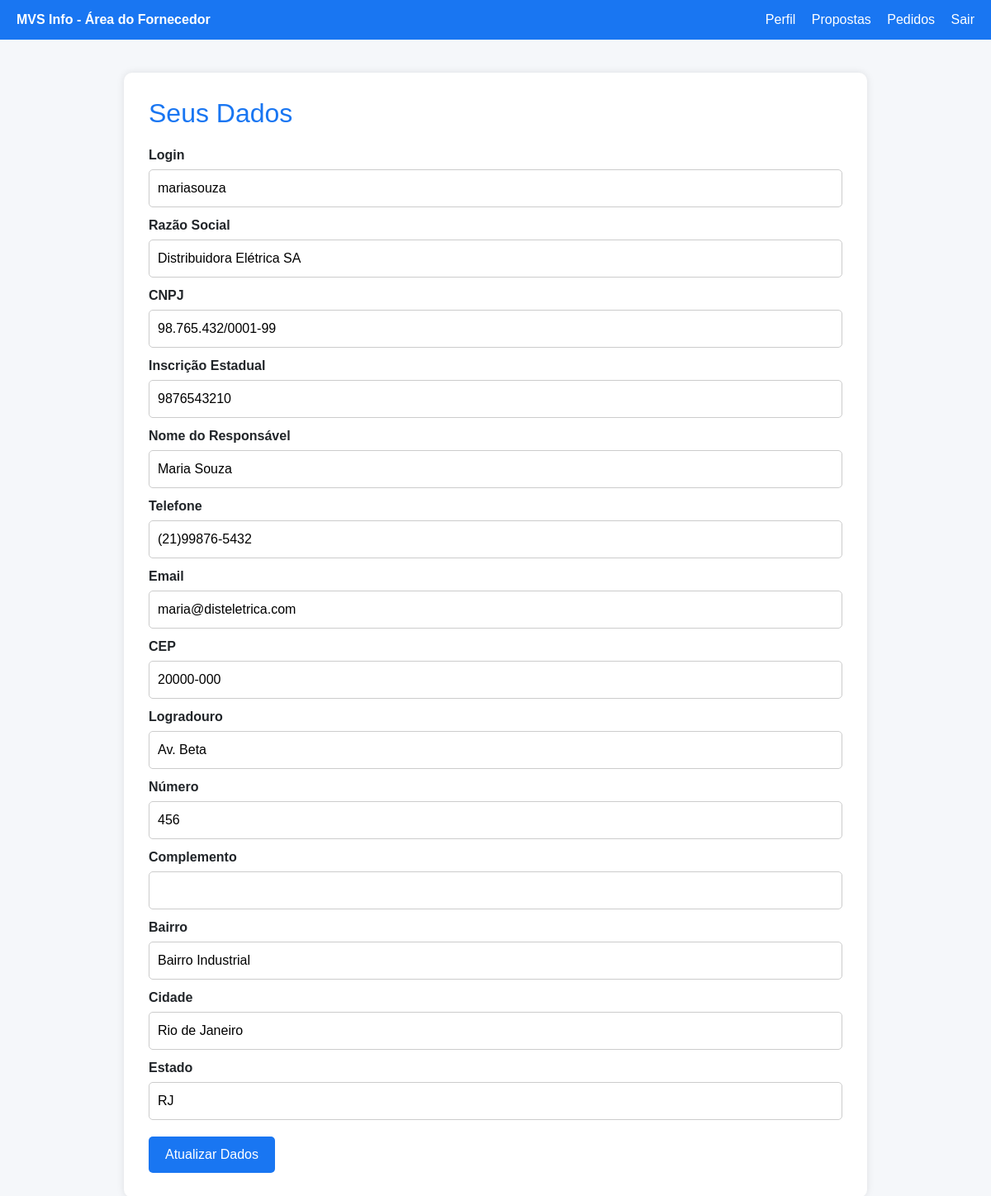
The app's page /Projeto/MVSinfo/Projeto/php/area-fornecedor/area-fornecedor.php (signed in) with its own data.
### tables this page shows
CREATE TABLE usuario (
    id_usuario INT PRIMARY KEY AUTO_INCREMENT,
    cnpj VARCHAR(18),
    razao_social VARCHAR(255),
    inscricao_estadual VARCHAR(20),
    contato VARCHAR(100),
    telefone VARCHAR(20),
    email VARCHAR(100),
    tipo_usuario INT,
    cep VARCHAR(10),
    logradouro VARCHAR(100),
    numero INT,
    complemento VARCHAR(50),
    bairro VARCHAR(50),
    cidade VARCHAR(50),
    estado VARCHAR(2),
    login VARCHAR(50),
    senha VARCHAR(100),
    FOREIGN KEY (tipo_usuario) REFERENCES tipoUsuario(id_tipo_usuario)
);

### Projeto/MVSinfo/Projeto/php/area-fornecedor/area-fornecedor.php (the view, shortened to what this page needs)
<?php
$conexao = new conexao();
$pdo = $conexao->getPDO();
$idUsuario = $_SESSION['id_usuario'];
$stmt = $pdo->prepare("SELECT * FROM usuario WHERE id_usuario = :id");
$stmt->execute([':id' => $idUsuario]);
$usuario = $stmt->fetch(PDO::FETCH_ASSOC);
?>
<!DOCTYPE html>
<html lang="pt-BR">
<head>
  <link rel="stylesheet" href="/Projeto/MVSinfo/Projeto/css/styles.css">
  <link href="https://cdn.jsdelivr.net/npm/bootstrap@5.3.3/dist/css/bootstrap.min.css" rel="stylesheet">
</head>
<body>
<div class="navbar">
    <div><strong>MVS Info - Área do Fornecedor</strong></div>
    <div>
        <a href="area-fornecedor.php">Perfil</a>
        <a href="propostas.php">Propostas</a>
        <a href="status-pedido.php">Pedidos</a>
        <a href="../logout.php">Sair</a>
    </div>
</div>
<div class="container">
    <h2>Seus Dados</h2>
    <form action="atualizar-fornecedor.php" method="POST">
        <label for="login">Login</label>
        <input type="text" id="login" name="login" value="<?= htmlspecialchars($usuario['login']) ?>" readonly>
        <label for="razao_social">Razão Social</label>
        <input type="text" id="razao_social" name="razao_social" value="<?= htmlspecialchars($usuario['razao_social']) ?>">
        <label for="cnpj">CNPJ</label>
        <input type="text" id="cnpj" name="cnpj" value="<?= htmlspecialchars($usuario['cnpj']) ?>">
        <label for="inscricao_estadual">Inscrição Estadual</label>
        <input type="text" id="inscricao_estadual" name="inscricao_estadual" value="<?= htmlspecialchars($usuario['inscricao_estadual']) ?>">
        <label for="contato">Nome do Responsável</label>
        <input type="text" id="contato" name="contato" value="<?= htmlspecialchars($usuario['contato']) ?>">
        <label for="telefone">Telefone</label>
        <input type="text" id="telefone" name="telefone" value="<?= htmlspecialchars($usuario['telefone']) ?>">
        <label for="email">Email</label>
        <input type="email" id="email" name="email" value="<?= htmlspecialchars($usuario['email']) ?>">
        <label for="cep">CEP</label>
        <input type="text" id="cep" name="cep" value="<?= htmlspecialchars($usuario['cep']) ?>">
        <label for="logradouro">Logradouro</label>
        <input type="text" id="logradouro" name="logradouro" value="<?= htmlspecialchars($usuario['logradouro']) ?>">
        <label for="numero">Número</label>
        <input type="text" id="numero" name="numero" value="<?= htmlspecialchars($usuario['numero']) ?>">
        <label for="complemento">Complemento</label>
        <input type="text" id="complemento" name="complemento" value="<?= htmlspecialchars($usuario['complemento']) ?>">
        <label for="bairro">Bairro</label>
        <input type="text" id="bairro" name="bairro" value="<?= htmlspecialchars($usuario['bairro']) ?>">
        <label for="cidade">Cidade</label>
        <input type="text" id="cidade" name="cidade" value="<?= htmlspecialchars($usuario['cidade']) ?>">
        <label for="estado">Estado</label>
        <input type="text" id="estado" name="estado" maxlength="2" value="<?= htmlspecialchars($usuario['estado']) ?>">
        <button type="submit" class="btn btn-primary">Atualizar Dados</button>
    </form>
</div>
</body>
</html>

### Projeto/MVSinfo/Projeto/css/styles.css (style rules this page uses)
body { font-family: 'Segoe UI', Tahoma, Geneva, Verdana, sans-serif; background-color: #f9f9f9; color: #333; margin: 0; padding: 0; }
:root { --primary-color: #007bc1; --secondary-color: #f1f1f1; --dark-color: #111; }
.navbar { background-color: var(--primary-color); }

### Projeto/MVSinfo/Projeto/php/area-fornecedor/area-fornecedor.php (style rules this page uses)
body { background-color: #f5f7fa; font-family: Arial, sans-serif; }
.navbar { background-color: #1976f2; color: white; padding: 12px 20px; display: flex; justify-content: space-between; align-items: center; }
.navbar a { color: white; margin-left: 15px; text-decoration: none; }
.container { max-width: 900px; margin: 40px auto; background: white; padding: 30px; border-radius: 10px; box-shadow: 0 0 10px rgba(0, 0, 0, 0.1); }
h2 { color: #1976f2; margin-bottom: 20px; }
label { font-weight: bold; display: block; margin-top: 10px; }
input { width: 100%; padding: 10px; margin-top: 5px; border: 1px solid #ccc; border-radius: 5px; }
.btn { padding: 10px 20px; border: none; border-radius: 5px; margin-top: 20px; cursor: pointer; }
.btn-primary { background-color: #1976f2; color: white; }

### records on screen
usuario: login "mariasouza", razao_social "Distribuidora Elétrica SA", cnpj "98.765.432/0001-99", inscricao_estadual "9876543210", contato "Maria Souza", telefone "(21)99876-5432", email "maria@disteletrica.com", cep "20000-000", logradouro "Av. Beta", numero "456", bairro "Bairro Industrial", cidade "Rio de Janeiro", estado "RJ"
